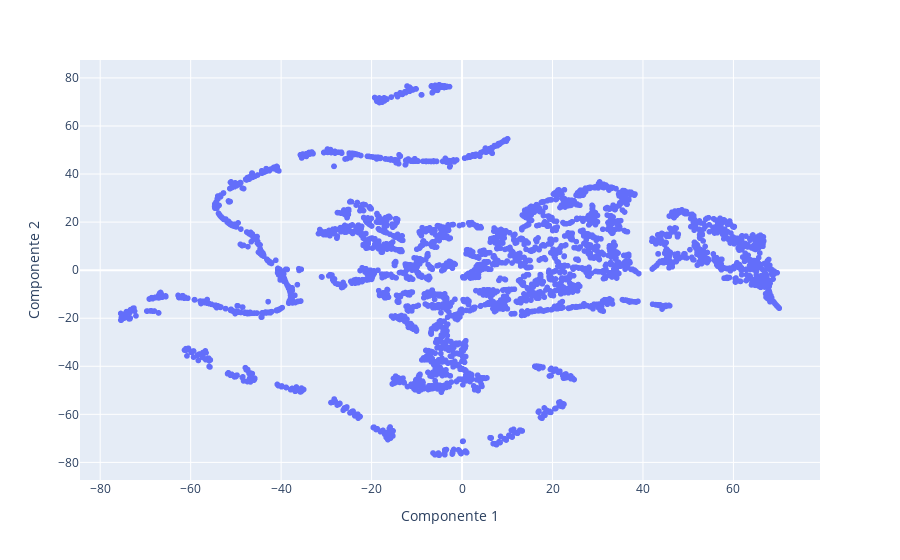

This figure's notebook cell:
### Markdown cell above
**Respuesta:**

### Code cell
lrmfp_transformer = FunctionTransformer(custom_features)

column_transformer = ColumnTransformer(
    transformers=[('MinMaxScaler', MinMax(), ['Length','Recency','Monetary','Frequency', 'Periodicity'])])

tsne = TSNE(n_components=2)

pipeline = Pipeline([
    ('lrmfp_transformer', lrmfp_transformer),
    ('column_transformer', column_transformer),
    ('tsne', tsne)
])

transformed_data = pipeline.fit_transform(df_retail)

df_transformed = pd.DataFrame(transformed_data, columns=['Componente 1', 'Componente 2'])


fig = px.scatter(df_transformed, x='Componente 1', y='Componente 2')
fig.show()

### Figure 1 — Plotly figure (JSON) as saved in the notebook; plotly's stock layout.template omitted (floating-point values rounded to 4 significant figures; data arrays with more than 128 entries replaced by an {"elided": "..."} marker saying what was removed)
{"data": [{"hovertemplate": "Componente 1=%{x}<br>Componente 2=%{y}<extra></extra>", "legendgroup": "", "marker": {"color": "#636efa", "symbol": "circle"}, "mode": "markers", "name": "", "showlegend": false, "type": "scattergl", "x": {"elided": "4314 float values"}, "xaxis": "x", "y": {"elided": "4314 float values"}, "yaxis": "y"}], "layout": {"legend": {"tracegroupgap": 0}, "margin": {"t": 60}, "xaxis": {"anchor": "y", "domain": [0, 1], "title": {"text": "Componente 1"}}, "yaxis": {"anchor": "x", "domain": [0, 1], "title": {"text": "Componente 2"}}}}
